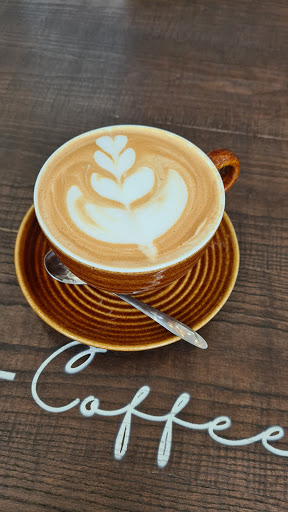
#> input picture images/2021-03-14_orig.jpg, 288 x 512 px
$ python Grayscale.py
#> lines starting #> are read from the running program, lines starting #| are printed output that depends on the picture
from matplotlib.image import imread
import matplotlib.pyplot as plt
import numpy as np

input_image = imread("../images/2021-03-14_orig.jpg")
#> input_image is the input picture: shape (512, 288, 3); mean R, G, B 111.7, 95, 77.9

r = input_image[:,:,0]
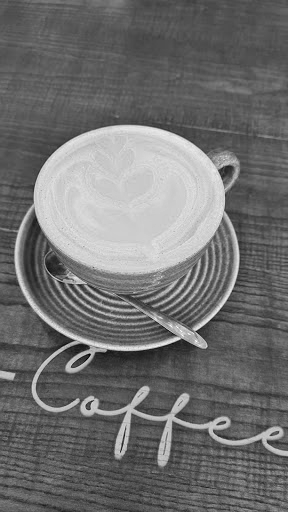
#> r: shape (512, 288); min 0, max 255, mean 111.7
g = input_image[:,:,1]
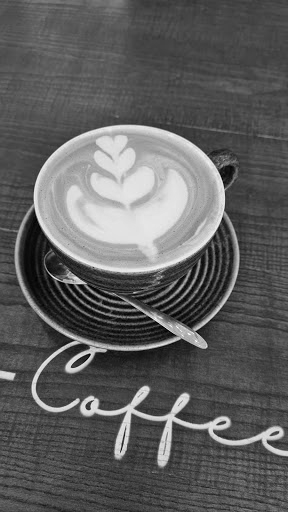
#> g: shape (512, 288); min 0, max 255, mean 95
b = input_image[:,:,2]
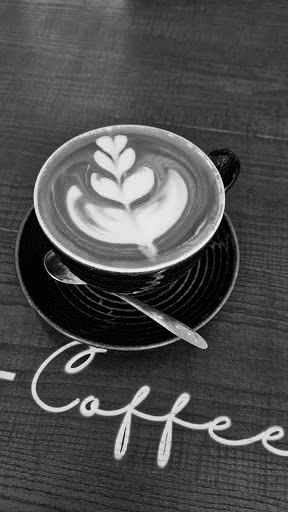
#> b: shape (512, 288); min 0, max 255, mean 77.9

# gamma = 1.04
gamma = 1

r_const, g_const, b_const = 0.2126, 0.7152, 0.0722

grayscale_image = r_const * r ** gamma + g_const * g ** gamma + b_const * b ** gamma

fig = plt.figure(1)

img1, img2 = fig.add_subplot(121), fig.add_subplot(122)

img1.imshow(input_image)
img2.imshow(grayscale_image, cmap = plt.cm.get_cmap('hot'))

# fig.show()
plt.show()
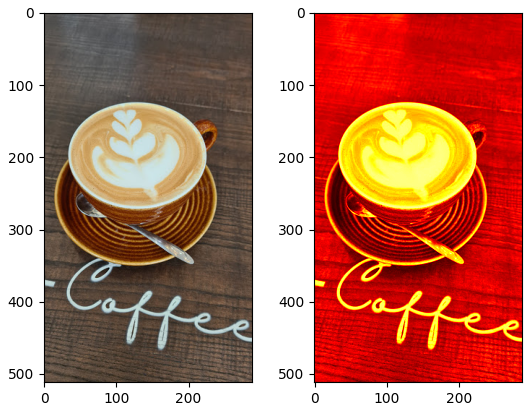
#> figure drawn by matplotlib, 2 panels
